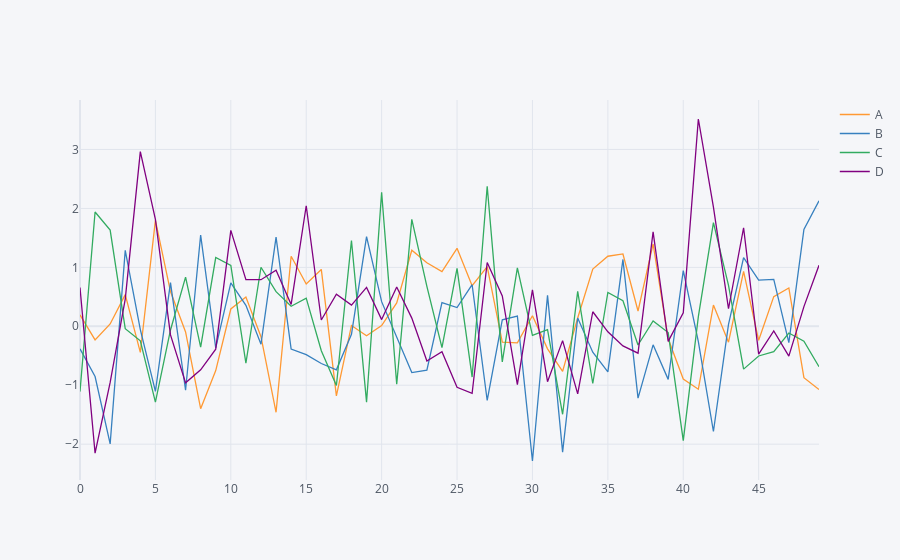

Notebook cell for this chart:
### Markdown cell above
### Basics

### Code cell
# Create a dataframe using a NumPy array that is 50 by 4
arr_1 = np.random.randn(50, 4)
df_1 = pd.DataFrame(arr_1, columns=['A','B','C','D'])
df_1.head()

# Compare old plots to a Plotly interactive plot
# You can save as PNG, Zoom, Pan, Turn off & on Data and more
df_1.plot()
df_1.iplot()

### Figure 1 — Plotly figure (JSON) as saved in the notebook; plotly's stock layout.template omitted (floating-point values rounded to 4 significant figures)
{"data": [{"line": {"color": "rgba(255, 153, 51, 1.0)", "dash": "solid", "shape": "linear", "width": 1.3}, "mode": "lines", "name": "A", "text": "", "type": "scatter", "x": [0, 1, 2, 3, 4, 5, 6, 7, 8, 9, 10, 11, 12, 13, 14, 15, 16, 17, 18, 19, 20, 21, 22, 23, 24, 25, 26, 27, 28, 29, 30, 31, 32, 33, 34, 35, 36, 37, 38, 39, 40, 41, 42, 43, 44, 45, 46, 47, 48, 49], "y": [0.1937, -0.2303, 0.03912, 0.5368, -0.4422, 1.796, 0.589, -0.09519, -1.397, -0.7504, 0.2935, 0.4955, -0.1759, -1.459, 1.189, 0.7179, 0.9649, -1.181, 0.01298, -0.1604, 0.01359, 0.3963, 1.29, 1.077, 0.9295, 1.323, 0.6878, 1.012, -0.2703, -0.2807, 0.1797, -0.382, -0.7658, 0.1417, 0.9717, 1.189, 1.227, 0.259, 1.396, -0.2123, -0.8953, -1.068, 0.3598, -0.2692, 0.9326, -0.2376, 0.5036, 0.6502, -0.8712, -1.074]}, {"line": {"color": "rgba(55, 128, 191, 1.0)", "dash": "solid", "shape": "linear", "width": 1.3}, "mode": "lines", "name": "B", "text": "", "type": "scatter", "x": [0, 1, 2, 3, 4, 5, 6, 7, 8, 9, 10, 11, 12, 13, 14, 15, 16, 17, 18, 19, 20, 21, 22, 23, 24, 25, 26, 27, 28, 29, 30, 31, 32, 33, 34, 35, 36, 37, 38, 39, 40, 41, 42, 43, 44, 45, 46, 47, 48, 49], "y": [-0.3815, -0.8518, -1.994, 1.287, -0.05623, -1.105, 0.7416, -1.085, 1.548, -0.3678, 0.7354, 0.3547, -0.304, 1.513, -0.3866, -0.4812, -0.6319, -0.7382, -0.1355, 1.522, 0.4184, -0.1819, -0.7845, -0.7455, 0.4029, 0.3188, 0.7052, -1.259, 0.1087, 0.1728, -2.285, 0.524, -2.135, 0.1412, -0.4403, -0.7727, 1.134, -1.218, -0.3143, -0.9006, 0.946, -0.2614, -1.785, 0.03172, 1.163, 0.7832, 0.7952, -0.2757, 1.643, 2.13]}, {"line": {"color": "rgba(50, 171, 96, 1.0)", "dash": "solid", "shape": "linear", "width": 1.3}, "mode": "lines", "name": "C", "text": "", "type": "scatter", "x": [0, 1, 2, 3, 4, 5, 6, 7, 8, 9, 10, 11, 12, 13, 14, 15, 16, 17, 18, 19, 20, 21, 22, 23, 24, 25, 26, 27, 28, 29, 30, 31, 32, 33, 34, 35, 36, 37, 38, 39, 40, 41, 42, 43, 44, 45, 46, 47, 48, 49], "y": [-1.108, 1.94, 1.632, -0.04035, -0.2458, -1.286, -0.06221, 0.834, -0.3539, 1.167, 1.032, -0.6233, 1.001, 0.5871, 0.3395, 0.478, -0.4139, -1.005, 1.455, -1.288, 2.272, -0.9823, 1.814, 0.6775, -0.3627, 0.9828, -0.8608, 2.375, -0.603, 0.9894, -0.1539, -0.05585, -1.493, 0.5918, -0.9704, 0.5748, 0.434, -0.3178, 0.09169, -0.1072, -1.941, 0.164, 1.76, 0.6952, -0.7268, -0.5036, -0.4295, -0.1132, -0.254, -0.6862]}, {"line": {"color": "rgba(128, 0, 128, 1.0)", "dash": "solid", "shape": "linear", "width": 1.3}, "mode": "lines", "name": "D", "text": "", "type": "scatter", "x": [0, 1, 2, 3, 4, 5, 6, 7, 8, 9, 10, 11, 12, 13, 14, 15, 16, 17, 18, 19, 20, 21, 22, 23, 24, 25, 26, 27, 28, 29, 30, 31, 32, 33, 34, 35, 36, 37, 38, 39, 40, 41, 42, 43, 44, 45, 46, 47, 48, 49], "y": [0.6566, -2.153, -0.9534, 0.4611, 2.964, 1.815, -0.146, -0.9596, -0.7374, -0.3884, 1.628, 0.7927, 0.7901, 0.9526, 0.3715, 2.045, 0.1066, 0.5445, 0.3593, 0.6591, 0.1136, 0.6677, 0.1388, -0.5892, -0.4317, -1.036, -1.138, 1.082, 0.5145, -0.9896, 0.6187, -0.9394, -0.2429, -1.147, 0.2468, -0.09379, -0.333, -0.4557, 1.602, -0.2555, 0.2292, 3.517, 2.021, 0.2976, 1.672, -0.4735, -0.07986, -0.5056, 0.3338, 1.034]}], "layout": {"legend": {"bgcolor": "#F5F6F9", "font": {"color": "#4D5663"}}, "paper_bgcolor": "#F5F6F9", "plot_bgcolor": "#F5F6F9", "title": {"font": {"color": "#4D5663"}}, "xaxis": {"gridcolor": "#E1E5ED", "showgrid": true, "tickfont": {"color": "#4D5663"}, "title": {"font": {"color": "#4D5663"}, "text": ""}, "zerolinecolor": "#E1E5ED"}, "yaxis": {"gridcolor": "#E1E5ED", "showgrid": true, "tickfont": {"color": "#4D5663"}, "title": {"font": {"color": "#4D5663"}, "text": ""}, "zerolinecolor": "#E1E5ED"}}}
